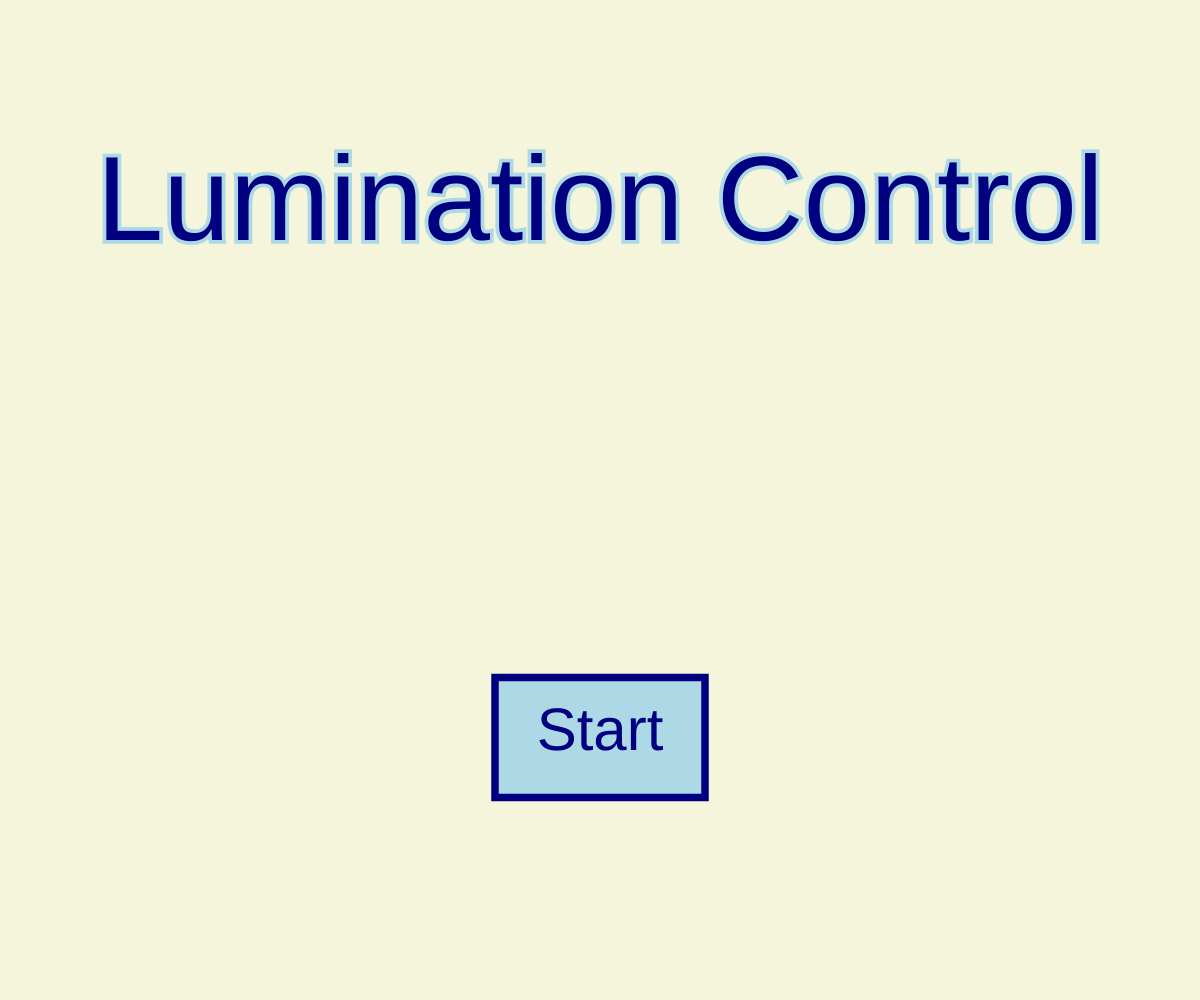
Frame 1 (no input)
Frame 60 (no input): identical to frame 1, image omitted
Frame 120 (the mouse pressed at the canvas centre since frame 60): identical to frame 1, image omitted

The p5.js sketch that drew this single still picture (run headless with seeded random() and noise() and a simulated clock; from frame 60 on, the mouse is pressed at the canvas centre):

// p5.js sketch
// ── sketch.js
let ray;
let walls = [];
let players = [];
let button;
let timer = 0;
let done = false;
let mapper;
let score = [0, 0];
let scored = 'null';
let scoreShower;
let screen = 'intro'
let fills = ['lightblue', 'navy', 'navy']
let endFill = ['beige', 'silver', 'blue']

function setup() {
    createCanvas(windowWidth, windowHeight);
    mapper = new Map(0)
    scoreShower = new scoreBox()
    walls.push(new Wall(windowWidth*5/40, 0, windowWidth*5/40, windowWidth*4/40));
    walls.push(new Wall(0, windowWidth*4/40, windowWidth*5/40, windowWidth*4/40));
  
    walls.push(new Wall(0, 0, 0, width));
    walls.push(new Wall(width, width, 0, width));
    walls.push(new Wall(width, width, width, 0));
    walls.push(new Wall(0, 0, width, 0));
  
    players.push(new Particle(100,200, [255, 0, 0], 0))
    players.push(new Particle(windowWidth - 100,windowHeight - 200, [0, 0, 255], 1))
  
  button = createButton('Change Map')
  button.position(windowWidth - 100, 25)
  
  
  
  button.mousePressed(() => {
    if (mapper.mode == 0) {
      mapper.changeMap(random([1, 2]))
      walls = []
      walls.push(new Wall(0, 0, 0, width));
      walls.push(new Wall(width, width, 0, width));
      walls.push(new Wall(width, width, width, 0));
      walls.push(new Wall(0, 0, width, 0));
    } else {
      mapper.changeMap(random([0, 1, 2]))
      walls = []
      walls.push(new Wall(0, 0, 0, width));
      walls.push(new Wall(width, width, 0, width));
      walls.push(new Wall(width, width, width, 0));
      walls.push(new Wall(0, 0, width, 0));
    }
  });

}



function draw() {
    background(0);
    mapper.mapping(walls)

  if (screen == 'game') {
    for (let wall of walls) {
        wall.show();
    }

    for (let player of players) {
      player.show(walls);

      player.move()

      player.display()

    }

    scoreShower.update(score)
  }
  
  
  if (screen == 'game') {
    timer++
    button.show()
  }
  
  if (timer >= 200 && scored == 'null') {
    let total = width * height;

    loadPixels();
    let pixelsPerSquare = pixelDensity() * pixelDensity();

    let redSquaresCount = 0;
    let blueSquaresCount = 0

    for (let i = 3; i <= pixels.length; i += 4) {
      if (
        pixels[i] == 255 &&
        pixels[i - 1] == 0 &&
        pixels[i - 2] == 0 &&
        pixels[i - 3] == 255
      ) {
        redSquaresCount += 1;
      }
    }
    
    for (let i = 3; i <= pixels.length; i += 4) {
      if (
        pixels[i] == 255 &&
        pixels[i - 1] == 255 &&
        pixels[i - 2] == 0 &&
        pixels[i - 3] == 0
      ) {
        blueSquaresCount += 1;
      }
    }
    if (redSquaresCount > blueSquaresCount) {
      background('red')
      score[0]++
      scored = 'red'
    } else if (blueSquaresCount > redSquaresCount) {
      background('blue')
      score[1]++
      scored = 'blue'
    }
    
    done = true

  } else if (timer >= 200) {
    if (scored == 'blue') {
      background('blue')
    } else if (scored == 'red') {
      background('red')
    }
  }
  
  if (screen == 'game') {
    scoreShower.display(timer)
  }
  
  if (screen == 'intro') {
    button.hide()
    background('beige')
    push()
    textAlign(CENTER)
    fill('navy')
    stroke('lightblue')
    strokeWeight(windowWidth/160)
    textSize(windowWidth/10)
    text('Lumination Control', windowWidth/2, windowWidth/5)
    
    if (mouseX > windowWidth*33/80 && mouseX < windowWidth*47/80 && mouseY > (windowHeight*59/80 - windowWidth/20) && mouseY < (windowHeight*59/80 + windowWidth/20)) {
      fills = ['navy', 'beige', 'lightblue']
    } else {
      fills = ['lightblue', 'navy', 'navy']
    }
    
    fill(fills[0])
    stroke(fills[1])
    strokeWeight(windowWidth/160)
    rectMode(CENTER)
    rect(windowWidth/2, windowHeight*3/4 - windowHeight*1/80, windowWidth*7/40, windowWidth/10)
    
    fill(fills[2])
    noStroke()
    textSize(windowWidth/20)
    text('Start', windowWidth/2, windowHeight*3/4)
    
    pop()
  }

  for (let scores of score) {
    if (scores == 10) {
      screen = 'game over'
    }
  }
}

function mouseClicked() {

  if (screen == 'intro' && fills[0] == 'navy') {
    screen = 'instructions'
  } else if (screen == 'instructions' && fills[0] == 'navy') {
    screen = 'game'
    timer = 0
  } else if (screen == 'game over') {
    if (fills[0] == 'navy') {
      score = [0, 0]
      screen = 'game'
    } else if (endFill[0] == 'silver') {
      score = [0, 0]
      screen = 'intro'
    }
  } 
  if (done == true) {
    timer = 0
    done = false
    scored = 'null'
  }
}
// ── map.js
class Map {
    constructor(mode) {
      this.mode = mode
    }
    
    mapping(walls) {
      if (this.mode == 0) {
        walls.push(new Wall(windowWidth*1/8, windowHeight*1/8, windowWidth*3/16, windowHeight*5/16));
        walls.push(new Wall(windowWidth*6/8, windowHeight*2/8, windowWidth, windowHeight*5/8));
        walls.push(new Wall(windowWidth*4/8, windowHeight*7/8, windowWidth*1/16, windowHeight*5/8));
        walls.push(new Wall(windowWidth*4/8, windowHeight*4/8, windowWidth*9/16, windowHeight*6/8));
        
      } else if (this.mode == 1) {
      
        
        walls.push(new Wall(windowWidth*random([0, 1, 2])/8, windowHeight*random([0, 1, 2])/8, windowWidth*random([0, 1, 2])/8, windowHeight*random([0, 1, 2])/8));
        walls.push(new Wall(windowWidth*random([6, 7, 8])/8, windowHeight*random([0, 1, 2])/8, windowWidth*random([6, 7, 8])/8, windowHeight*random([0, 1, 2])/8));
        walls.push(new Wall(windowWidth*random([0, 1, 2])/8, windowHeight*random([4, 5, 6])/8, windowWidth*random([0, 1, 2])/8, windowHeight*random([4, 5, 6])/8));
        walls.push(new Wall(windowWidth*random([4, 5, 6])/8, windowHeight*random([4, 5, 6, 7, 8])/8, windowWidth*random([4, 5, 6])/8, windowHeight*random([4, 5, 6])/8));
      }
    }
    
    changeMap(mode) {
      this.mode = mode
    }
  }
// ── particle.js
class Particle {
    constructor(x, y, [r, g, b], z) {
      this.pos = createVector(x, y);
      this.col = [r, g, b];
      this.mover = z;
      this.rad = windowWidth / 60
    }
    // Generate rays for the field of view
    lookAt(walls) {
      const rays = [];
      for (let a = 0; a <= 360; a += 10) {
        const ray = new Ray(this.pos.x, this.pos.y, a);
        let closest = null;
        let record = Infinity;
        for (let wall of walls) {
          const pt = ray.cast(wall);
          if (pt) {
            const d = dist(this.pos.x, this.pos.y, pt.x, pt.y);
            if (d < record) {
              record = d;
              closest = pt;
            }
          }
        }
        if (closest) {
          line(this.pos.x, this.pos.y, closest.x, closest.y);
        }
        rays.push(ray);
      }
      return rays;
    }
  
    show(walls) {
      stroke(this.col[0], this.col[1], this.col[2]);
      for (let ray of this.lookAt(walls)) {
        line(this.pos.x, this.pos.y, ray.pos.x, ray.pos.y);
      }
    }
  
    move() {
      if (keyIsPressed) {
        if (this.mover == 0) {
          if (keyCode == UP_ARROW) {
            this.pos.y -= windowHeight/120;
          } else if (keyCode == RIGHT_ARROW) {
            this.pos.x += windowWidth/120;
          } else if (keyCode == DOWN_ARROW) {
            this.pos.y += windowHeight/120;
          } else if (keyCode == LEFT_ARROW) {
            this.pos.x -= windowWidth/120;
          }
        } else if (this.mover == 1) {
          if (keyCode == 87) {
            this.pos.y -= windowHeight/120;
          } else if (keyCode == 68) {
            this.pos.x += windowWidth/120;
          } else if (keyCode == 83) {
            this.pos.y += windowHeight/120;
          } else if (keyCode == 65) {
            this.pos.x -= windowWidth/120;
          }
        }
      }
      
      if (this.pos.x > windowWidth - this.rad/2) {
        this.pos.x = windowWidth - this.rad/2
      } 
      
      if (this.pos.y > windowHeight - this.rad/2) {
        this.pos.y = windowHeight - this.rad/2
      }
      
      if (this.pos.x < this.rad/2) {
        this.pos.x = this.rad/2
      }
      
      if (this.pos.y < this.rad/2) {
        this.pos.y = this.rad/2
      } 
    }
  
    display() {
      push();
      noStroke();
      fill("white");
      circle(this.pos.x, this.pos.y, this.rad);
      pop();
    }
  }
  
  
  
// ── ray.js
class Ray {
    constructor(x, y, angle) {
        this.pos = createVector(x, y);
        this.dir = p5.Vector.fromAngle(radians(angle));
    }

    show() {
        stroke(0);
        push();
        translate(this.pos.x, this.pos.y);
        line(0, 0, this.dir.x * 10, this.dir.y * 10);
        pop();
    }
  
    cast(wall) {
        const x1 = wall.a.x;
        const y1 = wall.a.y;
        const x2 = wall.b.x;
        const y2 = wall.b.y;

        const x3 = this.pos.x;
        const y3 = this.pos.y;
        const x4 = this.pos.x + this.dir.x;
        const y4 = this.pos.y + this.dir.y;

        const den = (x1 - x2) * (y3 - y4) - (y1 - y2) * (x3 - x4);
        if (den === 0) return;

        const t = ((x1 - x3) * (y3 - y4) - (y1 - y3) * (x3 - x4)) / den;
        const u = -((x1 - x2) * (y1 - y3) - (y1 - y2) * (x1 - x3)) / den;

        if (t > 0 && t < 1 && u > 0) {
            const intersectionX = x1 + t * (x2 - x1);
            const intersectionY = y1 + t * (y2 - y1);
            return createVector(intersectionX, intersectionY);
        } else {
            return;
        }
    }
}
// ── scoreBox.js
class scoreBox {
    constructor() {
      this.red = 0
      this.blue = 0
    }
    
    display(timer) {
      push()
      fill('beige')
      noStroke()
      rect(0, 0, windowWidth*5/40, windowWidth*4/40)
      rect(0, windowWidth*4/40, windowWidth*5/40, windowWidth*3/80)
      textAlign(LEFT)
      textSize(windowWidth/40)
      fill('navy')
      text('Red: ' + this.red, windowWidth/40, windowWidth/40)
      text('Blue: ' + this.blue, windowWidth/40, windowWidth* 3/40)
      if (timer < 200) {
        text(200 - timer, windowWidth/40, windowWidth*5/40)
      } else {
        text(0, windowWidth/40, windowWidth*5/40)
      }
      
      pop()
    }
    
    update(score){
      this.red = score[0]
      this.blue = score[1]
    }
  }
// ── wall.js
class Wall {
    constructor(x1, y1, x2, y2) {
        this.a = createVector(x1, y1); // Start point of the wall
        this.b = createVector(x2, y2); // End point of the wall
    }

    // Display the wall
    show() {
        stroke(0); // Set stroke color to black
        line(this.a.x, this.a.y, this.b.x, this.b.y);
    }
}
